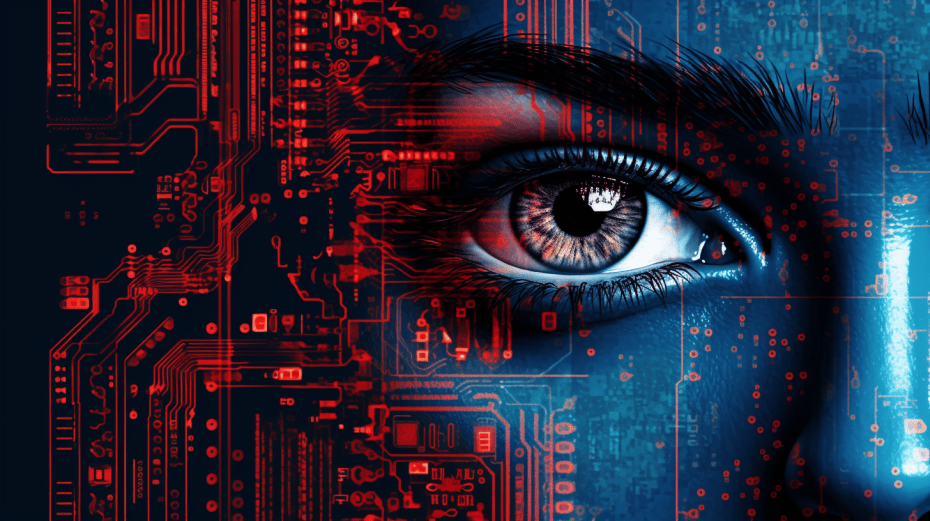
#> input picture MV_Course/images/MachineVision1.png, 930 x 521 px
$ jupyter execute T1_07_opencv.ipynb
#> lines starting #> are read from the running program, lines starting #| are printed output that depends on the picture; after the words box and inside, x2 and y2 are one past the last pixel; in counts of white or black regions, pixels touching at a corner belong together
## <div style="direction:rtl;text-align:right;font-family:B Lotus, B Nazanin, Tahoma">ترسیم تصاویر و اشکال در OpenCV</div>

[cell 1]
import cv2
import matplotlib.pyplot as plt
import numpy as np

## <div style="direction:rtl;text-align:right;font-family:B Lotus, B Nazanin, Tahoma">ترسیم خط</div>
cv2.line(image, starting cordinates, ending cordinates, color, thickness)

[cell 2]
image = np.zeros((512,512,3),'uint8')
cv2.line(image ,(100,100),(400,400),(255,0,0),5)
cv2.imshow('Blue Line',image)
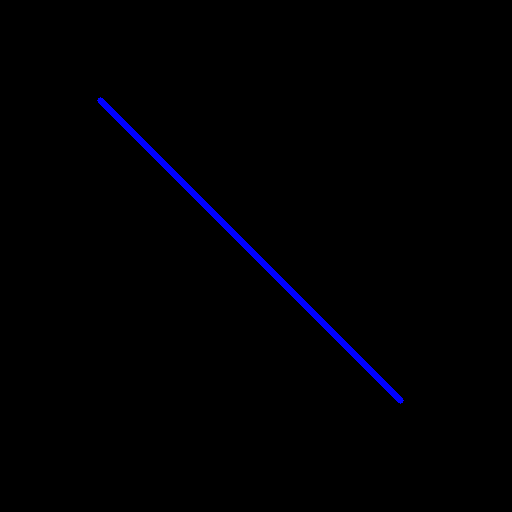
#> window 'Blue Line': shape (512, 512, 3); mean B, G, R 2.7, 0, 0
cv2.waitKey(0)
cv2.destroyAllWindows()
plt.imshow(image[...,::-1]);plt.title("Blue Line");

## <div style="direction:rtl;text-align:right;font-family:B Lotus, B Nazanin, Tahoma">ترسیم مستطیل</div>

cv2.rectangle(image, starting vertex, opposite vertex, color, thickness)

[cell 3]
import numpy as np
import matplotlib.pyplot as plt
import cv2

img = np.zeros((512,512,3),np.uint8)
img2 = np.zeros((512,512,3),np.uint8)
cv2.rectangle(img ,(100,100),(400,400),(0,255,0),5)
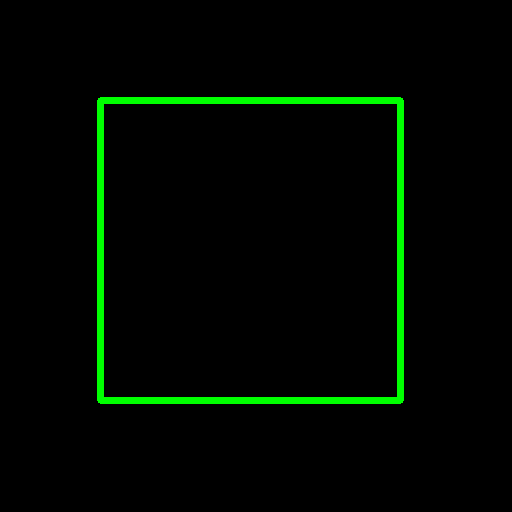
#> img: shape (512, 512, 3); mean of channels 0, 1, 2 0, 8.2, 0; drawn as B, G, R
cv2.rectangle(img2 ,(100,100),(400,400),(0,255,0),-5)
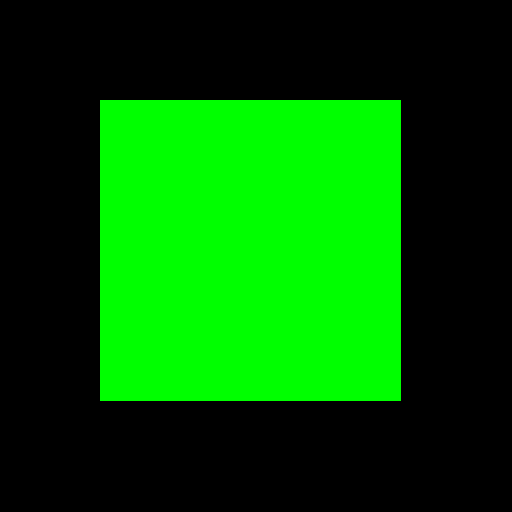
#> img2: shape (512, 512, 3); mean of channels 0, 1, 2 0, 88.1, 0; drawn as B, G, R
plt.subplot(121);plt.imshow(img[...,::-1]);plt.title('Rectangle1')
plt.subplot(122);plt.imshow(img2[...,::-1]);plt.title('Rectangle2');
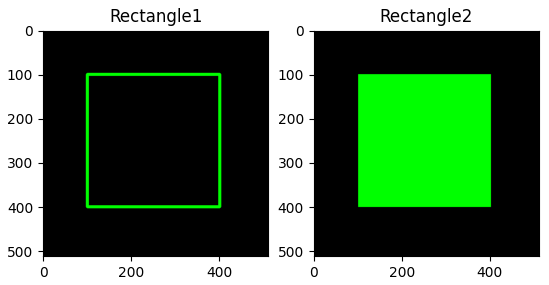
#> figure drawn by matplotlib, 2 panels

## draw a rectangle on our image

[cell 4]
import cv2
import numpy as np
import matplotlib.pyplot as plt

img = cv2.imread('./images/MachineVision1.png')
#> img is the input picture: shape (521, 930, 3); mean B, G, R 56.7, 38.6, 39
cv2.rectangle(img ,(400,100) ,(780,350),(0,255,0),10)
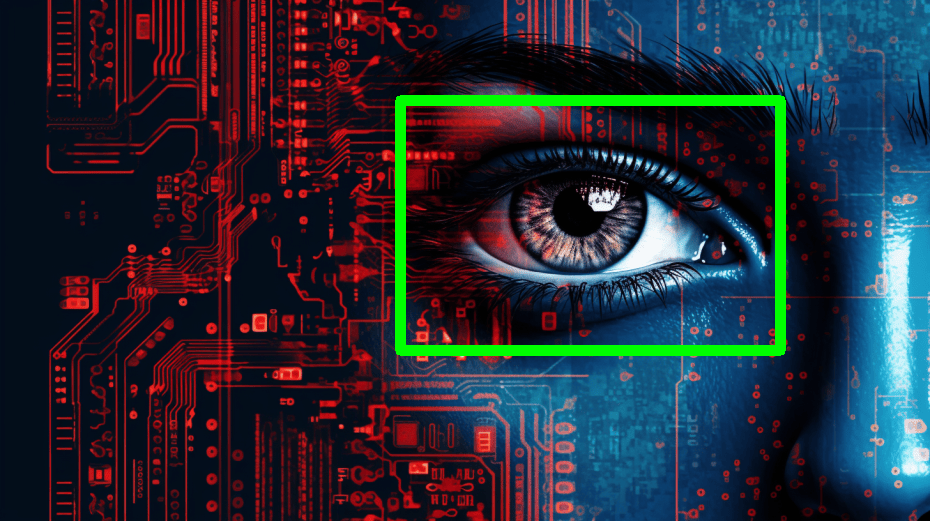
#> img: shape (521, 930, 3); 2.85% of pixels changed, all inside (x1, y1, x2, y2) = (395, 95, 786, 356)
plt.imshow(img[...,::-1]);plt.title('Eye Detection')

## <div style="direction:rtl;text-align:right;font-family:B Lotus, B Nazanin, Tahoma">ترسیم دایره</div>

cv2.cirlce(image, center, radius, color, thickness)
<div style="direction:rtl;text-align:right;font-family:Tahoma">

[cell 5]
import numpy as np
import matplotlib.pyplot as plt
import cv2

img = np.zeros((512,512,3),np.uint8)
cv2.circle(img ,(256,256),120,(100,0,255),10)
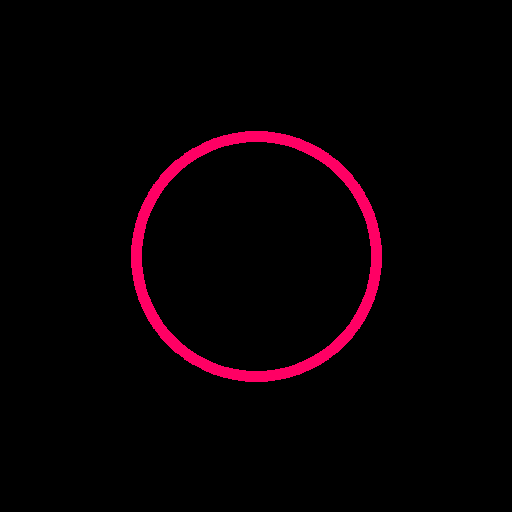
#> img: shape (512, 512, 3); mean B, G, R 3.2, 0, 8.1
plt.imshow(img[...,::-1]),plt.title("Circle")

## <div style="direction:rtl;text-align:right;font-family:B Lotus, B Nazanin, Tahoma">ترسیم بیضی</div>

[cell 6]
img = np.zeros((512,512,3),np.uint8)
cv2.ellipse(img ,(256,256),(100,150),120,0,360,(250,250,0),-5)
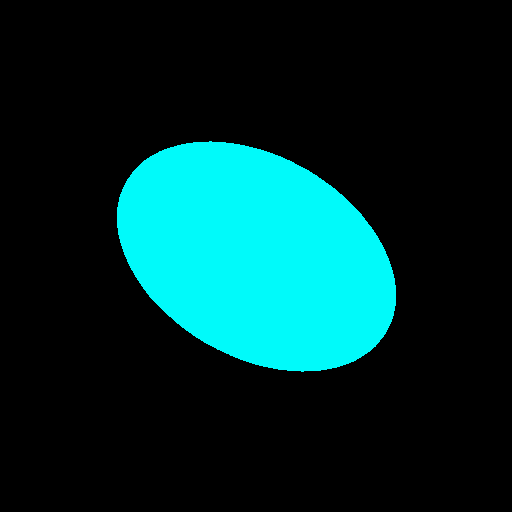
#> img: shape (512, 512, 3); mean B, G, R 45.2, 45.2, 0
plt.imshow(img[...,::-1]);plt.title("Ellipse");

## <div style="direction:rtl;text-align:right;font-family:B Lotus, B Nazanin, Tahoma">ترسیم چند ضلعی</div>

[cell 7]
img = np.zeros((512,512,3),'uint8')
points = np.array([[100,75],[100,156],[200,254],[100,500],[40,60]])
points = points.reshape((-1,1,2))

cv2.polylines(img ,[points] ,True ,(0,255,255),5)
plt.imshow(img[...,::-1]);plt.title("Polyline");
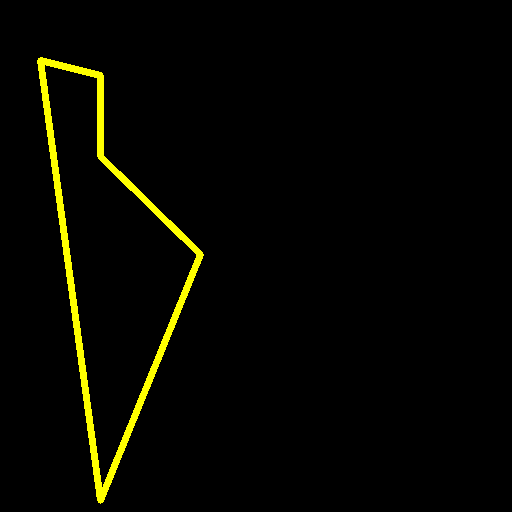
#> shown: shape (512, 512, 3); mean R, G, B 6.6, 6.6, 0
